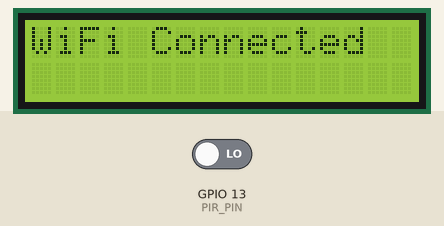
Recording of a sketch running on a simulated ESP32. Parts: 16×2 character LCD. Inputs (shaded band) come from the test bench; at power-on: GPIO 13 (PIR_PIN) LOW. WiFi joins after 1.5 s; servers stay silent unless stated; uploads are accepted with an empty reply; what the sketch prints to the serial monitor is not drawn.

Above: at 3.7 s.
At 6.8 s:
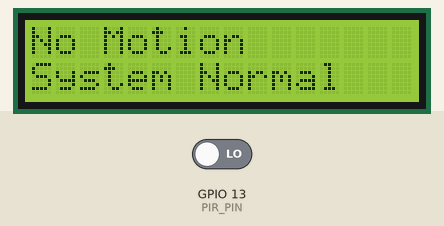
6.9 s: GPIO 13 (PIR_PIN) driven HIGH
At 8.7 s:
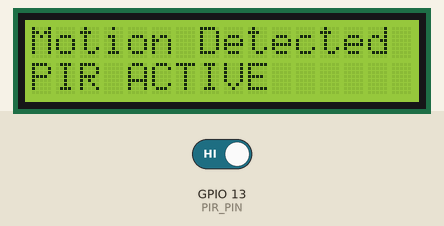
9.3 s: GPIO 13 (PIR_PIN) driven LOW
At 11.1 s:
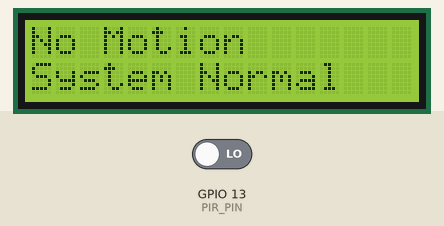
Timing chart, 0 to 12.6 s (numbered marks = the images above; inputs shaded):
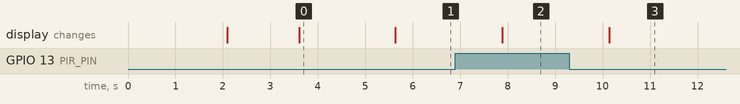

Measured:
- after the input at 6.9 s, the display: changes after 0.99 s (image 2)
- after the input at 9.3 s, the display: changes after 0.84 s (image 3)
- what the display in image 0 shows lasts 2.0 s, from 3.6 s to 5.6 s

The sketch:

PIR_campus_ip.ino
```cpp
#include <WiFi.h>
#include <HTTPClient.h>
#include <ArduinoJson.h>
#include <Wire.h>
#include <LiquidCrystal_I2C.h>

// ------------------------------------
// LCD SETUP
// ------------------------------------
LiquidCrystal_I2C lcd(0x27, 16, 2);

// ------------------------------------
// WIFI SETTINGS
// ------------------------------------
const char* ssid = "Esme";
const char* password = "12345678";

// Flask endpoint
String server = "http://10.1.1.69:5000/api/pir";

// ------------------------------------
// PIR SENSOR
// ------------------------------------
#define PIR_PIN 13

int motionStatus = 0;

unsigned long lastSend = 0;
const int sendInterval = 2000;

// ------------------------------------
// SEND DATA FUNCTION
// ------------------------------------
void sendData(int motion) {

  if (WiFi.status() == WL_CONNECTED) {

    HTTPClient http;

    http.begin(server);

    http.addHeader("Content-Type", "application/json");

    // JSON OBJECT
    StaticJsonDocument<200> doc;

    doc["motion"] = motion;

    String jsonString;

    serializeJson(doc, jsonString);

    Serial.println("Sending JSON:");
    Serial.println(jsonString);

    int httpResponseCode = http.POST(jsonString);

    Serial.print("HTTP Response: ");
    Serial.println(httpResponseCode);

    if (httpResponseCode > 0) {

      String response = http.getString();

      Serial.println("Server Response:");
      Serial.println(response);
    }
    else {

      Serial.print("POST Error: ");
      Serial.println(httpResponseCode);
    }

    http.end();
  }
  else {

    Serial.println("WiFi disconnected");
  }
}

void setup() {

  Serial.begin(115200);

  // ------------------------------------
  // PIR SETUP
  // ------------------------------------
  pinMode(PIR_PIN, INPUT);

  // ------------------------------------
  // LCD SETUP
  // ------------------------------------
  lcd.init();
  lcd.backlight();

  lcd.setCursor(0,0);
  lcd.print("Greenhouse");

  lcd.setCursor(0,1);
  lcd.print("System Start");

  delay(2000);

  lcd.clear();

  // ------------------------------------
  // WIFI CONNECTION
  // ------------------------------------
  WiFi.begin(ssid, password);

  Serial.print("Connecting to WiFi");

  while (WiFi.status() != WL_CONNECTED) {

    delay(500);
    Serial.print(".");
  }

  Serial.println("\nWiFi Connected!");
  Serial.print("ESP32 IP: ");
  Serial.println(WiFi.localIP());

  lcd.clear();

  lcd.setCursor(0,0);
  lcd.print("WiFi Connected");

  delay(2000);
}

void loop() {

  // ------------------------------------
  // READ PIR SENSOR
  // ------------------------------------
  motionStatus = digitalRead(PIR_PIN);

  // ------------------------------------
  // SERIAL + LCD OUTPUT
  // ------------------------------------
  if (motionStatus == HIGH) {

    Serial.println("Motion Detected!");

    lcd.clear();

    lcd.setCursor(0,0);
    lcd.print("Motion Detected");

    lcd.setCursor(0,1);
    lcd.print("PIR ACTIVE");
  }

  else {

    Serial.println("No Motion");

    lcd.clear();

    lcd.setCursor(0,0);
    lcd.print("No Motion");

    lcd.setCursor(0,1);
    lcd.print("System Normal");
  }

  // ------------------------------------
  // SEND TO FLASK SERVER
  // ------------------------------------
  if (millis() - lastSend > sendInterval) {

    lastSend = millis();

    sendData(motionStatus);
  }

  delay(1000);
}
```
